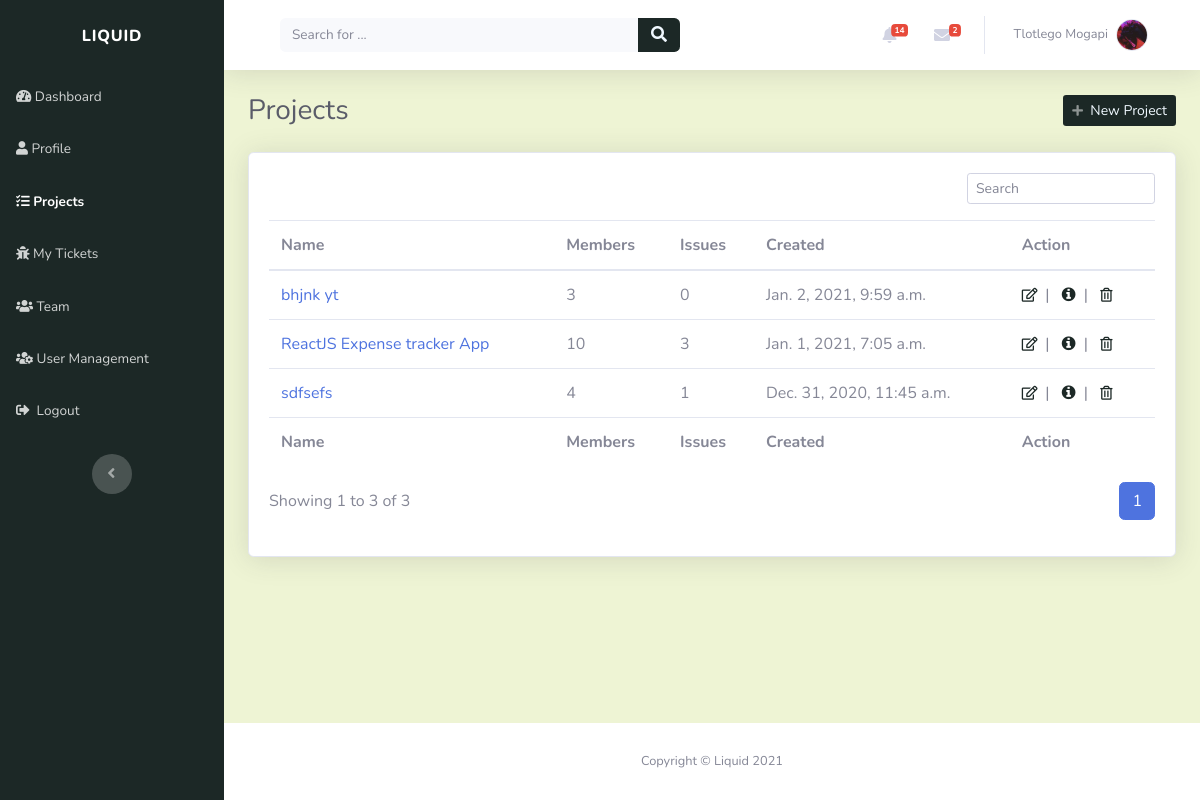
Screenshot of /projects/ (signed in) with the database file from the repository.
### account/models.py (models this page shows, shortened)
class Profile(models.Model):
    user = models.OneToOneField(settings.AUTH_USER_MODEL, on_delete=models.CASCADE, unique=True)
    profile_picture = models.ImageField(default='profile_images/default.jpg', upload_to='profile_images', blank=True)
    website = models.URLField(blank=True)
    first_name = models.CharField(max_length=30, blank=True)
    last_name = models.CharField(max_length=30, blank=True)
    address = models.CharField(max_length=50, blank=True)
    city = models.CharField(max_length=50, blank=True)
    country = models.CharField(max_length=50, blank=True)
    slug = models.SlugField(unique=True, blank=True)

### projects/models.py (models this page shows)
class Project(models.Model):
    name = models.CharField(max_length=50, unique=True)
    description = models.CharField(max_length=200)
    created_on = models.DateTimeField(verbose_name="date created", auto_now_add=True)
    created_by = models.ForeignKey(Profile, on_delete=models.CASCADE)
    slug = models.SlugField(unique=True, blank=True)
    def __str__(self):
        return self.name

### projects/views.py (the view)
# urls.py: path('', views.projects_view, name="projects_page"),
@login_required(login_url='login_page')
def projects_view(request):
    context = {}
    user = request.user
    profile = get_object_or_404(Profile, user=user)
    if user.is_admin:
        projects = Project.objects.all().order_by('-created_on')
    else:
        project_roles = ProjectRole.objects.filter(user=profile).order_by('-created_on')
        projects = [role.project for role in project_roles]
    page = request.GET.get('page', 1)
    projects_paginator = Paginator(projects, PROJECTS_PER_PAGE)
    try:
        projects = projects_paginator.page(page)
    except PageNotAnInteger:
        projects = projects_paginator.page(PROJECTS_PER_PAGE)
    except EmptyPage:
        projects = projects_paginator.page(projects_paginator.num_pages)
    context['user_projects'] = projects
    return render(request, "projects/projects.html", context)

### index/custom_processors.py (called while the page is built)
def profile_processor(request):
    if request.user.is_authenticated:
        user = request.user
        user_profile = get_object_or_404(Profile, user=user)
        user_messages = DirectMessage.objects.filter(receiver=user_profile).filter(status='UNREAD').order_by('-created_on')[:5]
        user_alerts = Alert.objects.filter(user=user_profile).filter(status='UNREAD').order_by('-created_on')[:5]
        return {'profile': user_profile, 'direct_messages': user_messages, 'alerts': user_alerts}
    else:
        return{}

### projects/templates/projects/projects.html (shortened to what this page needs)
{% extends "index/header.html" %}
{% block content %}
<div class="d-sm-flex justify-content-between align-items-center mb-4">
	<h3 class="text-dark mb-0">Projects</h3>
	{% if request.user.is_admin %}
	<a class="btn btn-sm d-none d-sm-inline-block" role="button" href="{% url 'add_project' %}"
		style="background: rgb(28, 40, 38); color: aliceblue;">
		<em class="fas fa-plus fa-sm text-white-50"></em>
		&nbsp;New Project
	</a>
	{% endif %}
</div>
<div class="card shadow">
	<div class="card-body">
		<div class="row">
			<div class="col-md-12">
				<div class="text-md-right dataTables_filter" id="dataTable_filter">
					<label><input type="search" class="form-control form-control-sm" aria-controls="dataTable"
							placeholder="Search" /></label>
				</div>
			</div>
		</div>
		{% if user_projects %}
		<div class="table-responsive table mt-2" id="dataTable" role="grid" aria-describedby="dataTable_info">
			<table class="table my-0" id="dataTable" aria-describedby="projects">
				<thead>
					{% include "projects/snippets/table_header.html" %}
				</thead>
				<tbody>
					{% for project in user_projects %} {% include "projects/snippets/project.html" %} {%endfor%}
				</tbody>
				<tfoot>
					{% include "projects/snippets/table_header.html" %}
				</tfoot>
			</table>
		</div>
		{% include "projects/snippets/pagination.html" with projects=user_projects %}
		{% else %}
		<div style="padding-top: 20px" class="text-center">
			<p><strong>You have no projects.</strong></p>
		</div>
		{% endif %}
	</div>
</div>
{% endblock %}

### index/templates/index/snippets/navbar.html (shortened to what this page needs)
<nav
	class="navbar navbar-light navbar-expand bg-white shadow mb-4 topbar static-top"
	style="background: rgb(238, 244, 212)"
>
	<div class="container-fluid">
		<div class="container-fluid">
			<form
				method="GET"
				action="{% url 'index_page' %}"
				target="_self"
				class="form-inline d-none d-sm-inline-block mr-auto ml-md-3 my-2 my-md-0 mw-100 navbar-search"
			>
				<div class="input-group">
					<input
						class="bg-light form-control border-0 small"
						type="search"
						placeholder="Search for ..."
						value="{{query}}"
						name="q"
						required
					/>
					<div class="input-group-append">
						<button class="btn py-0" type="submit" style="background: rgb(28, 40, 38); color: aliceblue;">
							<em class="fas fa-search"></em>
						</button>
					</div>
				</div>
			</form>
			<ul class="nav navbar-nav flex-nowrap ml-auto">
				<li class="nav-item dropdown no-arrow mx-1">
					<div class="nav-item dropdown no-arrow">
						<a class="dropdown-toggle nav-link" data-toggle="dropdown" aria-expanded="false" href="#"
							>{% if alerts %}<span class="badge badge-danger badge-counter"
								>{{profile.alert_set.all.count}}</span
							>
							{%endif%}<em class="fas fa-bell fa-fw"></em
						></a>
					</div>
				</li>
				<li class="nav-item dropdown no-arrow mx-1">
					<div class="nav-item dropdown no-arrow">
						<a class="dropdown-toggle nav-link" data-toggle="dropdown" aria-expanded="false" href="#"
							><em class="fas fa-envelope fa-fw"></em>{% if direct_messages %}<span
								class="badge badge-danger badge-counter"
								>{{profile.direct_messages.all.count}}</span
							>{%endif%}</a
						>
					</div>
				</li>
				<li class="nav-item dropdown no-arrow">
					<div class="nav-item dropdown no-arrow">
						<a class="dropdown-toggle nav-link" data-toggle="dropdown" aria-expanded="false" href="#"
							><span class="d-none d-lg-inline mr-2 text-gray-600 small">
								{% if profile.first_name and profile.last_name %} {{profile.first_name}}
								{{profile.last_name}} {% else %} {{user}} {%endif%}
							</span>
							<img
								class="border rounded-circle img-profile"
								src="{{profile.profile_picture.url}}"
								alt="user image"
							/>
						</a>
					</div>
				</li>
			</ul>
		</div>
	</div>
</nav>

### projects/templates/projects/snippets/project.html
<tr style="white-space: nowrap">
	<td><a href="{% url 'view_project' project.slug %}">{{ project | truncatechars:40 }}</a></td>
	<td>{{ project.projectrole_set.all.count }}</td>
	<td>{{ project.tickets.all.count }}</td>
	<td>{{ project.created_on }}</td>
	<td>{% include "projects/snippets/project_action.html" %}</td>
</tr>

### projects/templates/projects/snippets/project_action.html
{% if request.user.is_admin %}
<a role="button" href="{% url 'edit_project' project.slug %}" style="color: rgb(28, 40, 38)" title="Edit"
	><em class="far fa-edit fa-sm">&nbsp</em></a
>
 |&nbsp&nbsp{% endif %}
<a role="button" href="{% url 'view_project' project.slug %}" style="color: rgb(28, 40, 38)" title="More information"
	><em class="fa fa-info-circle">&nbsp</em></a
>
{% if request.user.is_admin %} |&nbsp&nbsp
<a role="button" href="{% url 'delete_project' project.slug %}" style="color: rgb(28, 40, 38)" title="Delete"
	><em class="far fa-trash-alt fa-sm">&nbsp</em></a
>
{% endif %}

### rows the page displays
Profile: alert_set.all.count "14", direct_messages.all.count "2", first_name "Tlotlego", last_name "Mogapi", profile_picture (picture)
Project: name "bhjnk yt", projectrole_set.all.count "3", tickets.all.count "0", created_on "Jan. 2, 2021, 9:59 a.m."
Project: name "ReactJS Expense tracker App", projectrole_set.all.count "10", tickets.all.count "3", created_on "Jan. 1, 2021, 7:05 a.m."
Project: name "sdfsefs", projectrole_set.all.count "4", tickets.all.count "1", created_on "Dec. 31, 2020, 11:45 a.m."

### other values shown
{{ projects.start_index }} "1"
{{ projects.end_index }} "3"
{{ projects.paginator.count }} "3"
{{ i }} "1"
